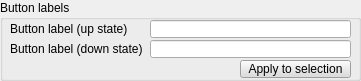
  <widget class="QGroupBox" name="groupBox_4">
   <property name="geometry">
    <rect>
     <x>10</x>
     <y>260</y>
     <width>361</width>
     <height>81</height>
    </rect>
   </property>
   <property name="title">
    <string>Button labels</string>
   </property>
   <property name="flat">
    <bool>true</bool>
   </property>
   <widget class="QLabel" name="label_3">
    <property name="geometry">
     <rect>
      <x>10</x>
      <y>20</y>
      <width>141</width>
      <height>18</height>
     </rect>
    </property>
    <property name="text">
     <string>Button label (up state)</string>
    </property>
   </widget>
   <widget class="QLabel" name="label_4">
    <property name="geometry">
     <rect>
      <x>10</x>
      <y>40</y>
      <width>141</width>
      <height>18</height>
     </rect>
    </property>
    <property name="text">
     <string>Button label (down state)</string>
    </property>
   </widget>
   <widget class="QLineEdit" name="qqLabelUp">
    <property name="geometry">
     <rect>
      <x>150</x>
      <y>20</y>
      <width>201</width>
      <height>18</height>
     </rect>
    </property>
   </widget>
   <widget class="QLineEdit" name="qqLabelDown">
    <property name="geometry">
     <rect>
      <x>150</x>
      <y>40</y>
      <width>201</width>
      <height>18</height>
     </rect>
    </property>
   </widget>
   <widget class="QToolButton" name="qqApplyLabel">
    <property name="geometry">
     <rect>
      <x>240</x>
      <y>60</y>
      <width>111</width>
      <height>18</height>
     </rect>
    </property>
    <property name="palette">
     <palette>
      <active>
       <colorrole role="WindowText">
        <brush brushstyle="SolidPattern">
         <color alpha="255">
          <red>0</red>
          <green>0</green>
          <blue>0</blue>
         </color>
        </brush>
       </colorrole>
       <colorrole role="Button">
        <brush brushstyle="SolidPattern">
         <color alpha="255">
          <red>220</red>
          <green>220</green>
          <blue>220</blue>
         </color>
        </brush>
       </colorrole>
       <colorrole role="Light">
        <brush brushstyle="SolidPattern">
         <color alpha="255">
          <red>255</red>
          <green>255</green>
          <blue>255</blue>
         </color>
        </brush>
       </colorrole>
       <colorrole role="Midlight">
        <brush brushstyle="SolidPattern">
         <color alpha="255">
          <red>237</red>
          <green>237</green>
          <blue>237</blue>
         </color>
        </brush>
       </colorrole>
       <colorrole role="Dark">
        <brush brushstyle="SolidPattern">
         <color alpha="255">
          <red>110</red>
          <green>110</green>
          <blue>110</blue>
         </color>
        </brush>
       </colorrole>
       <colorrole role="Mid">
        <brush brushstyle="SolidPattern">
         <color alpha="255">
          <red>147</red>
          <green>147</green>
          <blue>147</blue>
         </color>
        </brush>
       </colorrole>
       <colorrole role="Text">
        <brush brushstyle="SolidPattern">
         <color alpha="255">
          <red>0</red>
          <green>0</green>
          <blue>0</blue>
         </color>
        </brush>
       </colorrole>
       <colorrole role="BrightText">
        <brush brushstyle="SolidPattern">
         <color alpha="255">
          <red>255</red>
          <green>255</green>
          <blue>255</blue>
         </color>
        </brush>
       </colorrole>
       <colorrole role="ButtonText">
        <brush brushstyle="SolidPattern">
         <color alpha="255">
          <red>0</red>
          <green>0</green>
          <blue>0</blue>
         </color>
        </brush>
       </colorrole>
       <colorrole role="Base">
        <brush brushstyle="SolidPattern">
         <color alpha="255">
          <red>255</red>
          <green>255</green>
          <blue>255</blue>
         </color>
        </brush>
       </colorrole>
       <colorrole role="Window">
        <brush brushstyle="SolidPattern">
         <color alpha="255">
          <red>220</red>
          <green>220</green>
          <blue>220</blue>
         </color>
        </brush>
       </colorrole>
       <colorrole role="Shadow">
        <brush brushstyle="SolidPattern">
         <color alpha="255">
          <red>0</red>
          <green>0</green>
          <blue>0</blue>
         </color>
        </brush>
       </colorrole>
       <colorrole role="AlternateBase">
        <brush brushstyle="SolidPattern">
         <color alpha="255">
          <red>237</red>
          <green>237</green>
          <blue>237</blue>
         </color>
        </brush>
       </colorrole>
       <colorrole role="ToolTipBase">
        <brush brushstyle="SolidPattern">
         <color alpha="255">
          <red>255</red>
          <green>255</green>
          <blue>220</blue>
         </color>
        </brush>
       </colorrole>
       <colorrole role="ToolTipText">
        <brush brushstyle="SolidPattern">
         <color alpha="255">
          <red>0</red>
          <green>0</green>
          <blue>0</blue>
         </color>
        </brush>
       </colorrole>
      </active>
      <inactive>
       <colorrole role="WindowText">
        <brush brushstyle="SolidPattern">
         <color alpha="255">
          <red>0</red>
          <green>0</green>
          <blue>0</blue>
         </color>
        </brush>
       </colorrole>
       <colorrole role="Button">
        <brush brushstyle="SolidPattern">
         <color alpha="255">
          <red>220</red>
          <green>220</green>
          <blue>220</blue>
         </color>
        </brush>
       </colorrole>
       <colorrole role="Light">
        <brush brushstyle="SolidPattern">
         <color alpha="255">
          <red>255</red>
          <green>255</green>
          <blue>255</blue>
         </color>
        </brush>
       </colorrole>
       <colorrole role="Midlight">
        <brush brushstyle="SolidPattern">
         <color alpha="255">
          <red>237</red>
          <green>237</green>
          <blue>237</blue>
         </color>
        </brush>
       </colorrole>
       <colorrole role="Dark">
        <brush brushstyle="SolidPattern">
         <color alpha="255">
          <red>110</red>
          <green>110</green>
          <blue>110</blue>
         </color>
        </brush>
       </colorrole>
       <colorrole role="Mid">
        <brush brushstyle="SolidPattern">
         <color alpha="255">
          <red>147</red>
          <green>147</green>
          <blue>147</blue>
         </color>
        </brush>
       </colorrole>
       <colorrole role="Text">
        <brush brushstyle="SolidPattern">
         <color alpha="255">
          <red>0</red>
          <green>0</green>
          <blue>0</blue>
         </color>
        </brush>
       </colorrole>
       <colorrole role="BrightText">
        <brush brushstyle="SolidPattern">
         <color alpha="255">
          <red>255</red>
          <green>255</green>
          <blue>255</blue>
         </color>
        </brush>
       </colorrole>
       <colorrole role="ButtonText">
        <brush brushstyle="SolidPattern">
         <color alpha="255">
          <red>0</red>
          <green>0</green>
          <blue>0</blue>
         </color>
        </brush>
       </colorrole>
       <colorrole role="Base">
        <brush brushstyle="SolidPattern">
         <color alpha="255">
          <red>255</red>
          <green>255</green>
          <blue>255</blue>
         </color>
        </brush>
       </colorrole>
       <colorrole role="Window">
        <brush brushstyle="SolidPattern">
         <color alpha="255">
          <red>220</red>
          <green>220</green>
          <blue>220</blue>
         </color>
        </brush>
       </colorrole>
       <colorrole role="Shadow">
        <brush brushstyle="SolidPattern">
         <color alpha="255">
          <red>0</red>
          <green>0</green>
          <blue>0</blue>
         </color>
        </brush>
       </colorrole>
       <colorrole role="AlternateBase">
        <brush brushstyle="SolidPattern">
         <color alpha="255">
          <red>237</red>
          <green>237</green>
          <blue>237</blue>
         </color>
        </brush>
       </colorrole>
       <colorrole role="ToolTipBase">
        <brush brushstyle="SolidPattern">
         <color alpha="255">
          <red>255</red>
          <green>255</green>
          <blue>220</blue>
         </color>
        </brush>
       </colorrole>
       <colorrole role="ToolTipText">
        <brush brushstyle="SolidPattern">
         <color alpha="255">
          <red>0</red>
          <green>0</green>
          <blue>0</blue>
         </color>
        </brush>
       </colorrole>
      </inactive>
      <disabled>
       <colorrole role="WindowText">
        <brush brushstyle="SolidPattern">
         <color alpha="255">
          <red>110</red>
          <green>110</green>
          <blue>110</blue>
         </color>
        </brush>
       </colorrole>
       <colorrole role="Button">
        <brush brushstyle="SolidPattern">
         <color alpha="255">
          <red>220</red>
          <green>220</green>
          <blue>220</blue>
         </color>
        </brush>
       </colorrole>
       <colorrole role="Light">
        <brush brushstyle="SolidPattern">
         <color alpha="255">
          <red>255</red>
          <green>255</green>
          <blue>255</blue>
         </color>
        </brush>
       </colorrole>
       <colorrole role="Midlight">
        <brush brushstyle="SolidPattern">
         <color alpha="255">
          <red>237</red>
          <green>237</green>
          <blue>237</blue>
         </color>
        </brush>
       </colorrole>
       <colorrole role="Dark">
        <brush brushstyle="SolidPattern">
         <color alpha="255">
          <red>110</red>
          <green>110</green>
          <blue>110</blue>
         </color>
        </brush>
       </colorrole>
       <colorrole role="Mid">
        <brush brushstyle="SolidPattern">
         <color alpha="255">
          <red>147</red>
          <green>147</green>
          <blue>147</blue>
         </color>
        </brush>
       </colorrole>
       <colorrole role="Text">
        <brush brushstyle="SolidPattern">
         <color alpha="255">
          <red>110</red>
          <green>110</green>
          <blue>110</blue>
         </color>
        </brush>
       </colorrole>
       <colorrole role="BrightText">
        <brush brushstyle="SolidPattern">
         <color alpha="255">
          <red>255</red>
          <green>255</green>
          <blue>255</blue>
         </color>
        </brush>
       </colorrole>
       <colorrole role="ButtonText">
        <brush brushstyle="SolidPattern">
         <color alpha="255">
          <red>110</red>
          <green>110</green>
          <blue>110</blue>
         </color>
        </brush>
       </colorrole>
       <colorrole role="Base">
        <brush brushstyle="SolidPattern">
         <color alpha="255">
          <red>220</red>
          <green>220</green>
          <blue>220</blue>
         </color>
        </brush>
       </colorrole>
       <colorrole role="Window">
        <brush brushstyle="SolidPattern">
         <color alpha="255">
          <red>220</red>
          <green>220</green>
          <blue>220</blue>
         </color>
        </brush>
       </colorrole>
       <colorrole role="Shadow">
        <brush brushstyle="SolidPattern">
         <color alpha="255">
          <red>0</red>
          <green>0</green>
          <blue>0</blue>
         </color>
        </brush>
       </colorrole>
       <colorrole role="AlternateBase">
        <brush brushstyle="SolidPattern">
         <color alpha="255">
          <red>220</red>
          <green>220</green>
          <blue>220</blue>
         </color>
        </brush>
       </colorrole>
       <colorrole role="ToolTipBase">
        <brush brushstyle="SolidPattern">
         <color alpha="255">
          <red>255</red>
          <green>255</green>
          <blue>220</blue>
         </color>
        </brush>
       </colorrole>
       <colorrole role="ToolTipText">
        <brush brushstyle="SolidPattern">
         <color alpha="255">
          <red>0</red>
          <green>0</green>
          <blue>0</blue>
         </color>
        </brush>
       </colorrole>
      </disabled>
     </palette>
    </property>
    <property name="focusPolicy">
     <enum>Qt::StrongFocus</enum>
    </property>
    <property name="text">
     <string>Apply to selection</string>
    </property>
   </widget>
  </widget>
